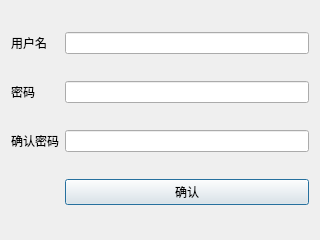
<?xml version="1.0" encoding="UTF-8"?>
<ui version="4.0">
 <class>Register</class>
 <widget class="QDialog" name="Register">
  <property name="geometry">
   <rect>
    <x>0</x>
    <y>0</y>
    <width>320</width>
    <height>240</height>
   </rect>
  </property>
  <property name="windowTitle">
   <string>Dialog</string>
  </property>
  <layout class="QGridLayout" name="gridLayout">
   <item row="0" column="0">
    <widget class="QLabel" name="label">
     <property name="text">
      <string>用户名</string>
     </property>
    </widget>
   </item>
   <item row="1" column="0">
    <widget class="QLabel" name="label_2">
     <property name="text">
      <string>密码</string>
     </property>
    </widget>
   </item>
   <item row="0" column="2">
    <widget class="QLineEdit" name="lE_username">
     <property name="text">
      <string/>
     </property>
    </widget>
   </item>
   <item row="1" column="2">
    <widget class="QLineEdit" name="lE_password">
     <property name="text">
      <string/>
     </property>
    </widget>
   </item>
   <item row="2" column="0">
    <widget class="QLabel" name="label_3">
     <property name="text">
      <string>确认密码</string>
     </property>
    </widget>
   </item>
   <item row="2" column="2">
    <widget class="QLineEdit" name="lE_confirm">
     <property name="text">
      <string/>
     </property>
    </widget>
   </item>
   <item row="3" column="2">
    <widget class="QPushButton" name="pB_confirm">
     <property name="text">
      <string>确认</string>
     </property>
    </widget>
   </item>
  </layout>
 </widget>
 <resources/>
 <connections/>
</ui>
